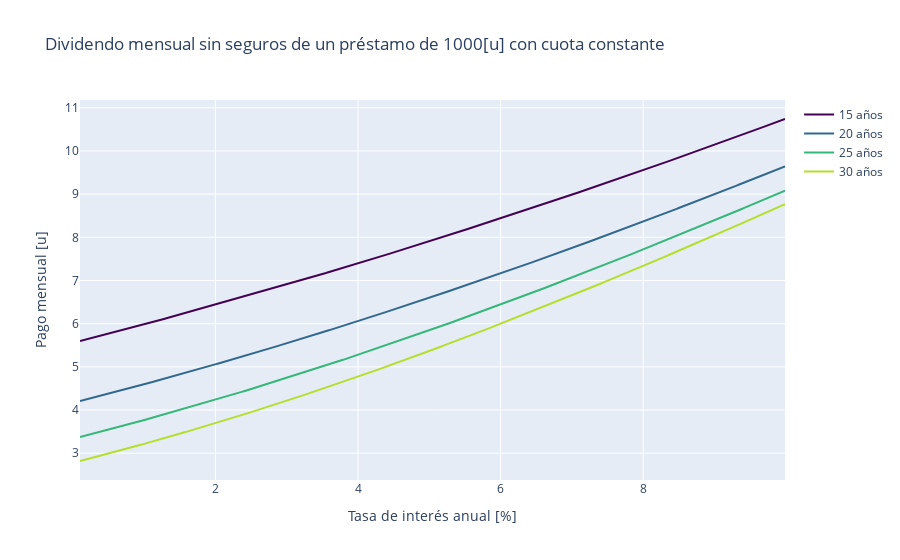

Notebook code for this chart:
### Code cell
# Payments

fig = go.Figure()
# Add traces
for i, iter_years in enumerate(eval_years):
    fig.add_trace(go.Scatter(x=arr_rates, y=monthly_payments[iter_years],
                        mode='lines',
                        line=dict(color=palette[i]),
                        name=f'{iter_years} años'))
    #print(px.colors.sequential.Plasma[i])

fig.update_layout(
    title=f"Dividendo mensual sin seguros de un préstamo de {principal}[u] con cuota constante",
    xaxis_title="Tasa de interés anual [%]",
    yaxis_title="Pago mensual [u]",
)
fig.show()

#print(px.colors.sequential.)

### Figure 1 — Plotly figure (JSON) as saved in the notebook; plotly's stock layout.template omitted (floating-point values rounded to 4 significant figures; data arrays with more than 128 entries replaced by an {"elided": "..."} marker saying what was removed)
{"data": [{"line": {"color": "#440154"}, "mode": "lines", "name": "15 años", "type": "scatter", "x": {"elided": "990 float values"}, "y": {"elided": "990 float values"}}, {"line": {"color": "#31688e"}, "mode": "lines", "name": "20 años", "type": "scatter", "x": {"elided": "990 float values"}, "y": {"elided": "990 float values"}}, {"line": {"color": "#35b779"}, "mode": "lines", "name": "25 años", "type": "scatter", "x": {"elided": "990 float values"}, "y": {"elided": "990 float values"}}, {"line": {"color": "#b5de2b"}, "mode": "lines", "name": "30 años", "type": "scatter", "x": {"elided": "990 float values"}, "y": {"elided": "990 float values"}}], "layout": {"title": {"text": "Dividendo mensual sin seguros de un préstamo de 1000[u] con cuota constante"}, "xaxis": {"title": {"text": "Tasa de interés anual [%]"}}, "yaxis": {"title": {"text": "Pago mensual [u]"}}}}
